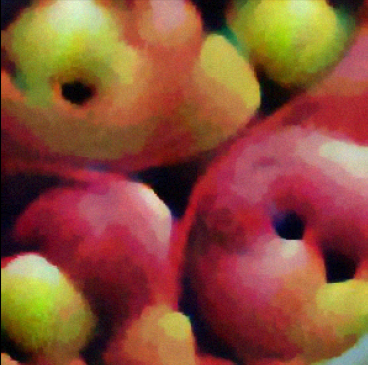
#> input picture AA/adversarial-yolo-master/lutao_exp/batchx.png, 368 x 365 px
$ python '统计频率.py'
#> lines starting #> are read from the running program, lines starting #| are printed output that depends on the picture
import cv2
import numpy as np
import matplotlib.pyplot as plt

# 加载图像
path = './ex3/8440.png'
path = './batchx.png'
image = cv2.imread(path, cv2.IMREAD_GRAYSCALE)
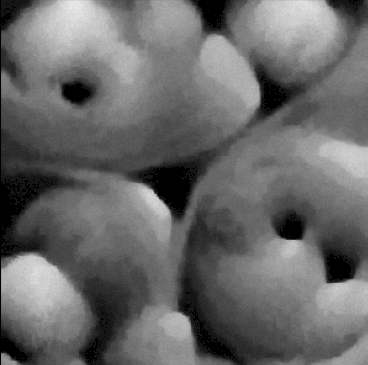
#> image: shape (365, 368); min 0, max 238, mean 104.5

# 提取图像块
block_size = 4
blocks = []
for y in range(0, image.shape[0], block_size):
    for x in range(0, image.shape[1], block_size):
        block = image[y:y+block_size, x:x+block_size]
        blocks.append(block)
#> after the loop, blocks = 8464 items

# 计算图像块的频率
frequencies = []
for block in blocks:
    frequency = np.mean(block)
    frequencies.append(frequency)
#> this loop made 8464 passes
#> frequency on passes 1 to 3: 17.06, 19.69, 21
#> after the loop, frequencies = 8464 values, max 228.7 at index 110, min 0 at index 50, mean 104.5

# 统计频率分布
plt.hist(frequencies, bins=range(256))
plt.xlabel('Frequency')
plt.ylabel('Count')
plt.title('Frequency Distribution of 8x8 Blocks')
plt.show()
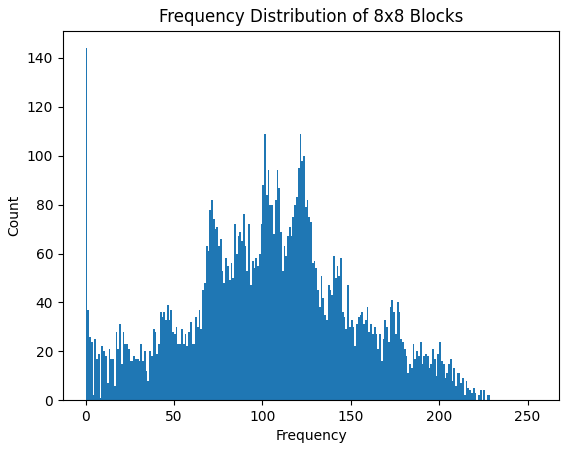
#> figure drawn by matplotlib, 1 panel; tallest bar 144 high, from x = 0 to 1

# 分析频率分布
# 观察频率分布图，检查是否存在明显的峰值或集中区域，如果存在明显的频率集中，且频率值接近于某个特定值，
# 可以认为图像中存在8x8像素的规律方格。

$ run again, with AA/adversarial-yolo-master/lutao_exp/ex3/0.png copied over AA/adversarial-yolo-master/lutao_exp/batchx.png
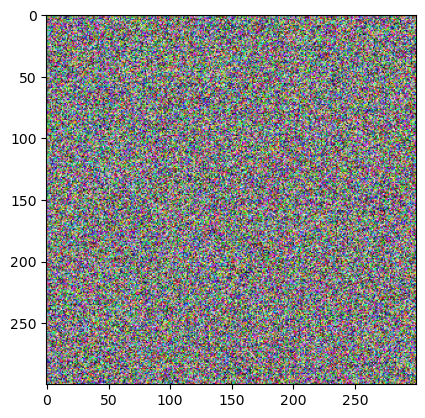
#> input picture AA/adversarial-yolo-master/lutao_exp/ex3/0.png, 425 x 418 px
#> `image = cv2.imread(path, cv2.IMREAD_GRAYSCALE)`:
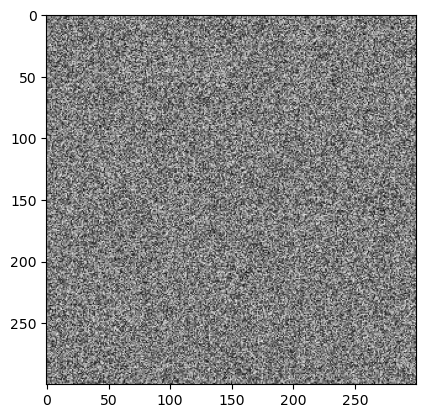
#> image: shape (418, 425); min 0, max 255, mean 152.4
#> after the loop `for y in range(0, image.shape[0], block_size):`: blocks = 11235 items
#> after the loop `for block in blocks:`: frequencies = 11235 values, max 255 at index 0, min 72.94 at index 5659, mean 153.6
#> `plt.show()`:
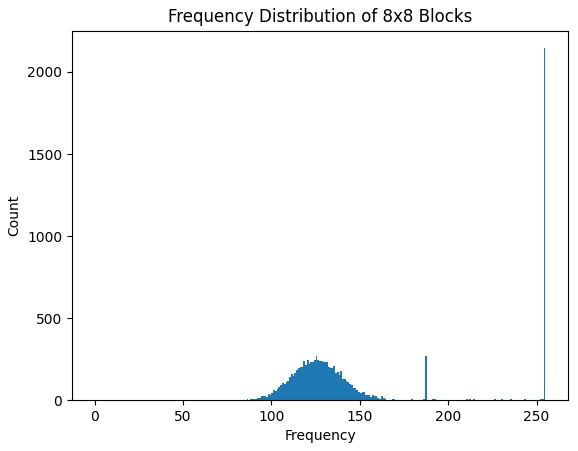
#> figure drawn by matplotlib, 1 panel; tallest bar 2145 high, from x = 254 to 255

$ run again, with AA/adversarial-yolo-master/lutao_exp/ex3/1240.png copied over AA/adversarial-yolo-master/lutao_exp/batchx.png
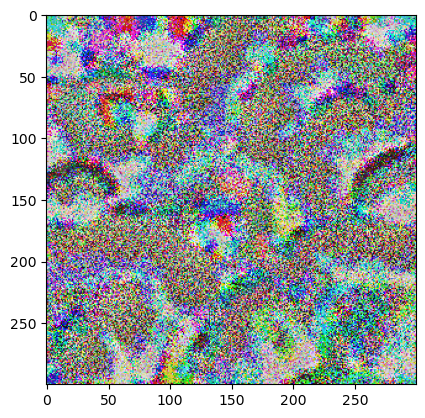
#> input picture AA/adversarial-yolo-master/lutao_exp/ex3/1240.png, 425 x 418 px
#> `image = cv2.imread(path, cv2.IMREAD_GRAYSCALE)`:
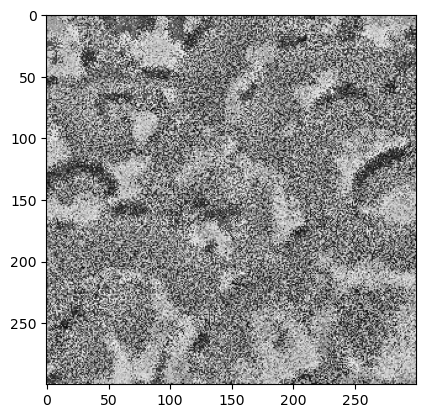
#> image: shape (418, 425); min 0, max 255, mean 159.6
#> after the loop `for y in range(0, image.shape[0], block_size):`: blocks = 11235 items
#> after the loop `for block in blocks:`: frequencies = 11235 values, max 255 at index 0, min 39.31 at index 8683, mean 160.7
#> `plt.show()`:
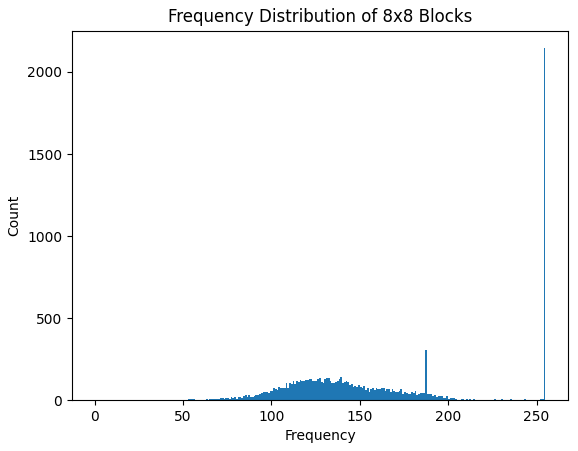
#> figure drawn by matplotlib, 1 panel; tallest bar 2145 high, from x = 254 to 255

$ run again, with AA/adversarial-yolo-master/lutao_exp/ex3/140.png copied over AA/adversarial-yolo-master/lutao_exp/batchx.png
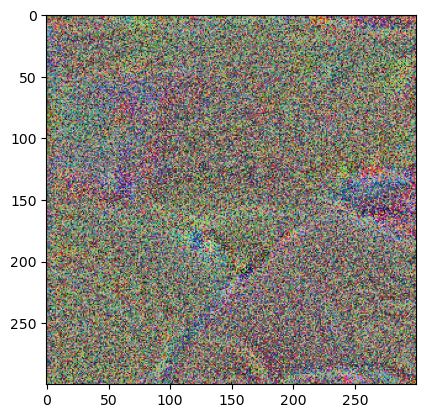
#> input picture AA/adversarial-yolo-master/lutao_exp/ex3/140.png, 425 x 418 px
#> `image = cv2.imread(path, cv2.IMREAD_GRAYSCALE)`:
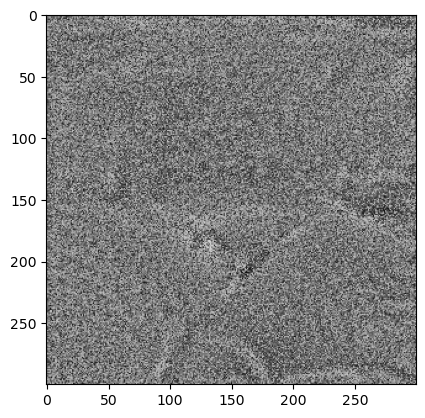
#> image: shape (418, 425); min 0, max 255, mean 148.1
#> after the loop `for y in range(0, image.shape[0], block_size):`: blocks = 11235 items
#> after the loop `for block in blocks:`: frequencies = 11235 values, max 255 at index 0, min 60.88 at index 7231, mean 149.4
#> `plt.show()`:
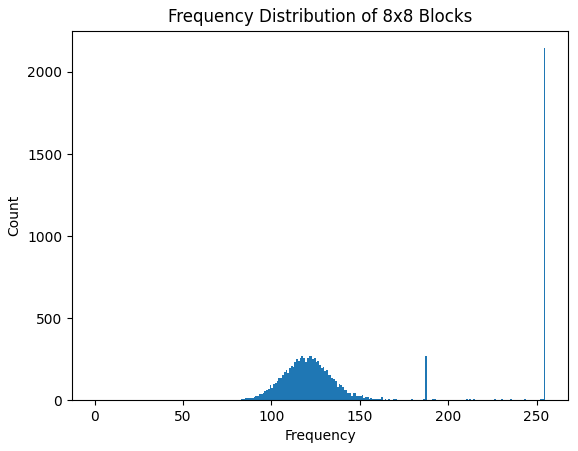
#> figure drawn by matplotlib, 1 panel; tallest bar 2145 high, from x = 254 to 255
